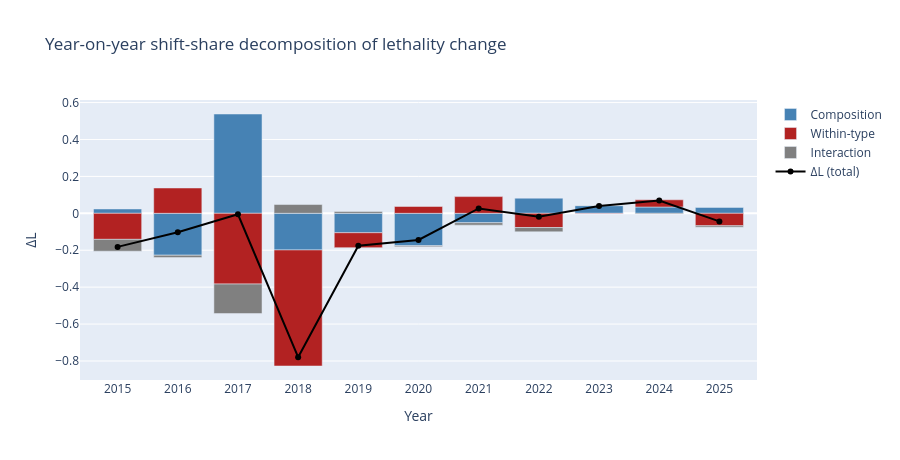

Notebook code for this chart:
### Markdown cell above
## Year-by-year rolling decomposition

Decompose each year's $\Delta L$ from the prior year to see when the compositional shift mattered most.

### Code cell
years = sorted(by_type['YEAR'].unique())
rows = []
for y0, y1 in zip(years[:-1], years[1:]):
    L0,L1,c,w,i,_ = shift_share(by_type, y0, y1, 'EVENT_TYPE')
    rows.append({'YEAR':y1, 'L0':L0, 'L1':L1, 'dL':L1-L0,
                 'comp':c, 'within':w, 'inter':i})
roll = pd.DataFrame(rows)
print(roll.round(3))

fig_roll = go.Figure()
fig_roll.add_trace(go.Bar(x=roll['YEAR'], y=roll['comp'],   name='Composition', marker_color='steelblue'))
fig_roll.add_trace(go.Bar(x=roll['YEAR'], y=roll['within'], name='Within-type', marker_color='firebrick'))
fig_roll.add_trace(go.Bar(x=roll['YEAR'], y=roll['inter'],  name='Interaction', marker_color='grey'))
fig_roll.add_trace(go.Scatter(x=roll['YEAR'], y=roll['dL'], name='ΔL (total)',
                              mode='lines+markers', line=dict(color='black', width=2)))
fig_roll.update_layout(title='Year-on-year shift-share decomposition of lethality change',
                       barmode='relative', xaxis_title='Year', yaxis_title='ΔL',
                       height=460, xaxis=dict(dtick=1))
fig_roll.write_html(FIGDIR / '03_rolling_decomp.html', include_plotlyjs='cdn')
fig_roll.show()

### Figure 1 — Plotly figure (JSON) as saved in the notebook; plotly's stock layout.template omitted (floating-point values rounded to 4 significant figures)
{"data": [{"marker": {"color": "steelblue"}, "name": "Composition", "type": "bar", "x": [2015, 2016, 2017, 2018, 2019, 2020, 2021, 2022, 2023, 2024, 2025], "y": [0.02349, -0.227, 0.5381, -0.1985, -0.1052, -0.1753, -0.05098, 0.08209, 0.04168, 0.03418, 0.03197]}, {"marker": {"color": "firebrick"}, "name": "Within-type", "type": "bar", "x": [2015, 2016, 2017, 2018, 2019, 2020, 2021, 2022, 2023, 2024, 2025], "y": [-0.1411, 0.1372, -0.3831, -0.6287, -0.08077, 0.03724, 0.09056, -0.07711, -0.002505, 0.03909, -0.06775]}, {"marker": {"color": "grey"}, "name": "Interaction", "type": "bar", "x": [2015, 2016, 2017, 2018, 2019, 2020, 2021, 2022, 2023, 2024, 2025], "y": [-0.06421, -0.01298, -0.16, 0.04765, 0.01001, -0.006104, -0.01301, -0.02324, 0.001003, -0.004157, -0.008083]}, {"line": {"color": "black", "width": 2}, "mode": "lines+markers", "name": "ΔL (total)", "type": "scatter", "x": [2015, 2016, 2017, 2018, 2019, 2020, 2021, 2022, 2023, 2024, 2025], "y": [-0.1818, -0.1027, -0.004969, -0.7796, -0.1759, -0.1442, 0.02657, -0.01826, 0.04018, 0.06911, -0.04386]}], "layout": {"barmode": "relative", "height": 460, "title": {"text": "Year-on-year shift-share decomposition of lethality change"}, "xaxis": {"dtick": 1, "title": {"text": "Year"}}, "yaxis": {"title": {"text": "ΔL"}}}}
